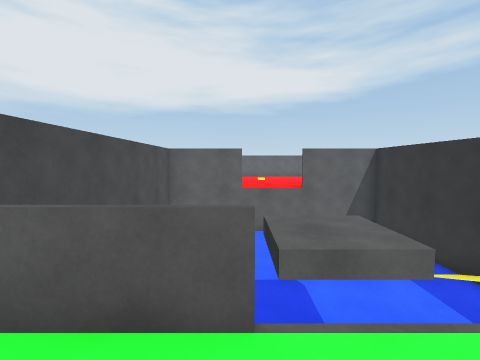
[1] (above)

12 first-person views from a walk through a 3-D level made in the Unity game engine. The camera is 1.2 m above the floor, tilts 4° down and sees 90° across. The floor is counted in squares, 1 m on a side. Each view is taken from the middle of a square. On the plan, view 1 faces up. The plan holds only what a view shows up to about 12 squares ahead; the rest is blank. The place goes on beyond the plan. The player character is not drawn.

[2]
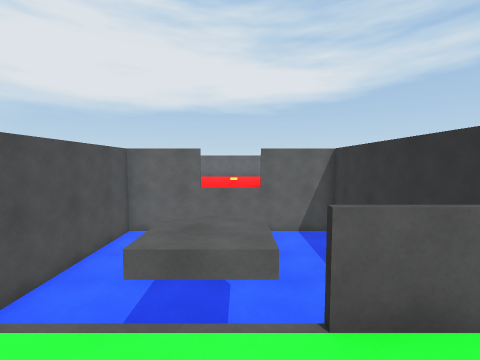

[3]
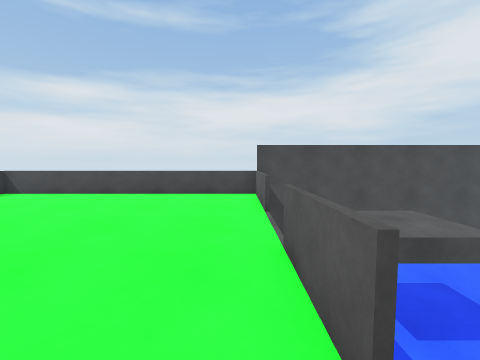

[4]
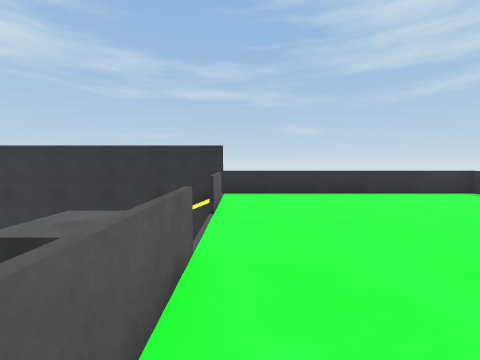

[5]
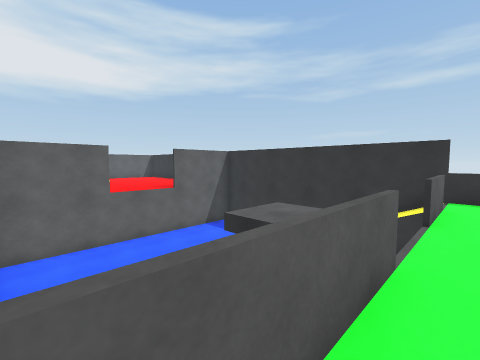

[6]
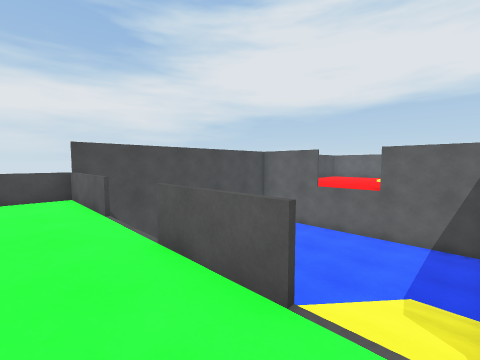

[7]
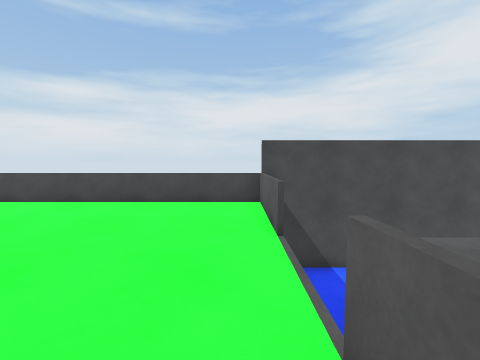

[8]
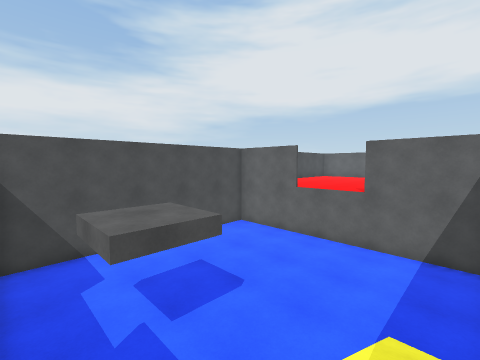

[9]
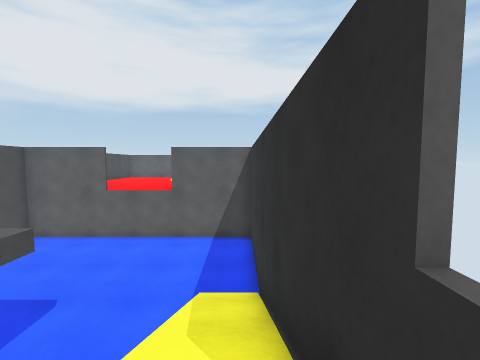

[10]
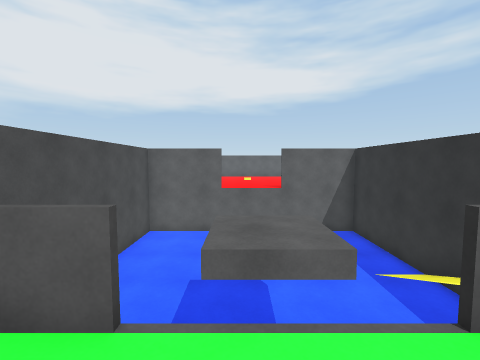

[11]
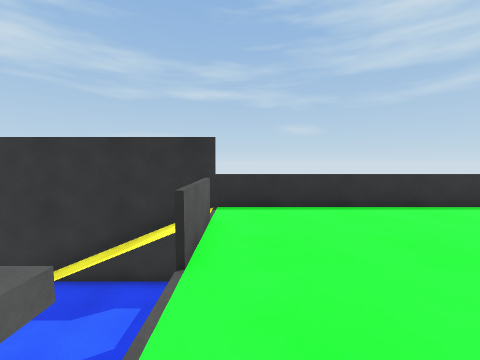

[12]
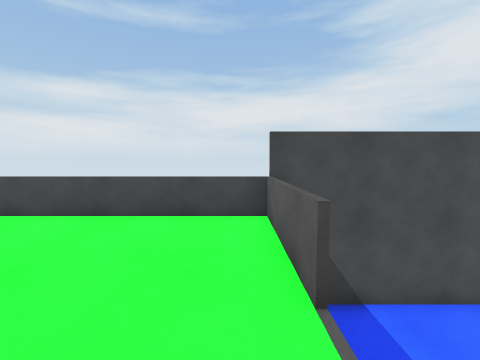

### Floor plan
Key: @ floor where view 1 was taken; # wall or solid block; x gap in a wall; . main floor; : floor 2 m higher than the main floor; / step, stairs or slope; = window, fence, low wall or low ledge; v drop or lower ground.
Columns run from 4 left of view 1 to 7 right of it. Each row starts with its distance up from view 1.
 12 ############
 11 #..........#
 10 #..........#
  9 #..........#
  8 #..........#
  7 #..........#
  6 #........//#
  5 #........//#
  4 #........//#
  3 #........//#
  2 #===x.v==//#
  1 #::::::::::=
  0 #:::@::::::=
 -1 #::::::::::=
 -2 #::::::::::=
 -3 #::::::::::=
 -4 #::::::::::=
 -5 #::::  ::::=
 -6 #:::    :::=
 -7 #::      ::=
 -8 #=        =#

Positions as (right, up) in squares from view 1, and headings:
1: (0, 0), facing up
2: (2, 0), facing up
3: (6, 1), facing left
4: (-3, 1), facing right
5: (-3, 1), facing up-right
6: (6, 0), facing up-left
7: (4, 1), facing left
8: (6, 2), facing up-left
9: (6, 1), facing up
10: (1, 0), facing up
11: (0, 1), facing right
12: (2, 1), facing left
